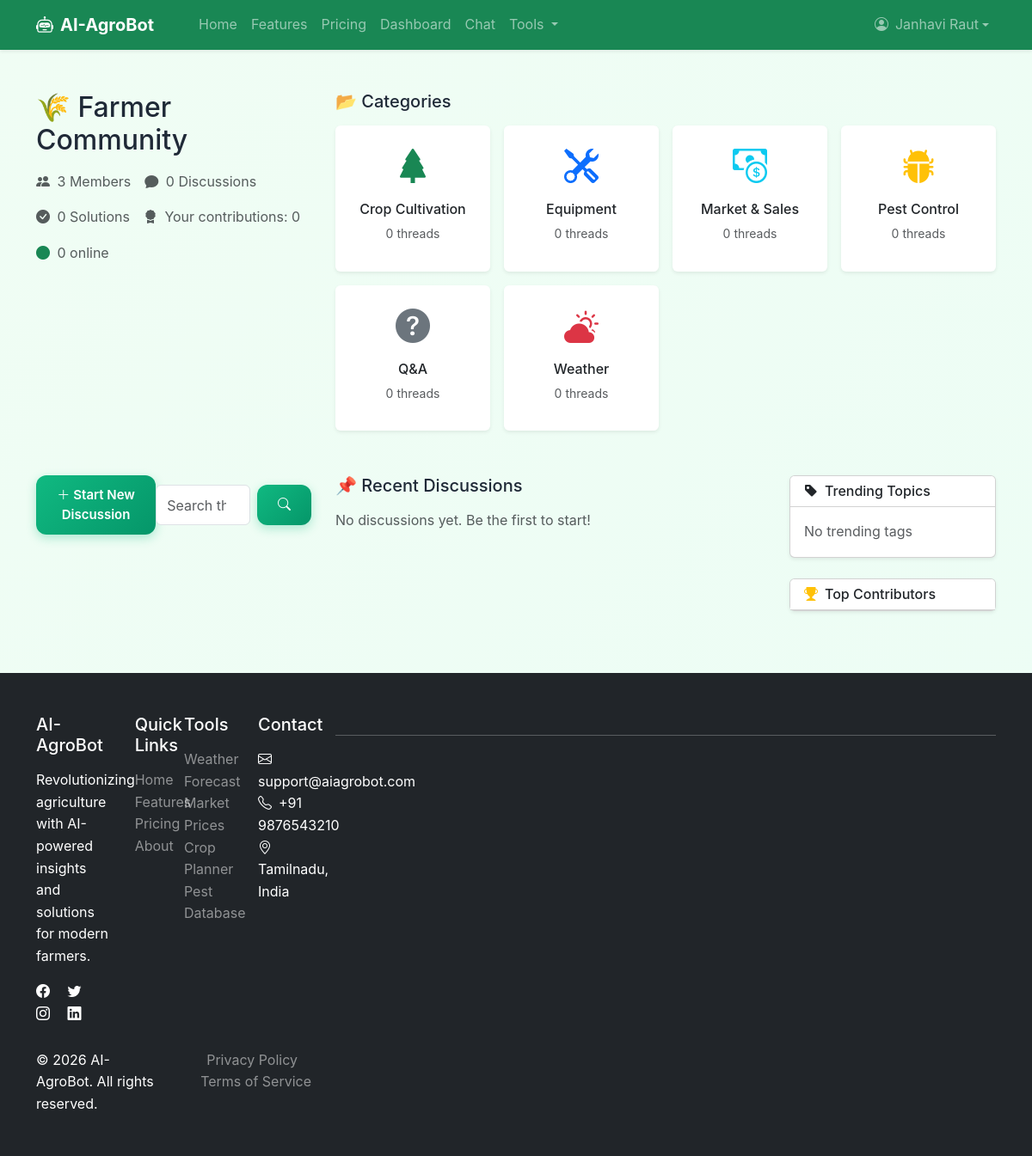
The app's page /community (signed in) with its own data.
### app.py (models this page shows, shortened)
class User(db.Model, UserMixin):
    __tablename__ = 'users'
    id = db.Column(db.Integer, primary_key=True)
    email = db.Column(db.String(120), unique=True, nullable=False)
    password = db.Column(db.String(200), nullable=False)
    name = db.Column(db.String(100), nullable=False)
    phone = db.Column(db.String(20), nullable=False)
    whatsapp = db.Column(db.String(20))
    dob = db.Column(db.Date)
    gender = db.Column(db.String(20))
    profile_picture = db.Column(db.String(200))
    farm_name = db.Column(db.String(100))
    farm_size = db.Column(db.String(100), nullable=False, default='1-5')
    primary_crop = db.Column(db.String(100), nullable=False, default='Rice')
    secondary_crops = db.Column(db.Text)
    soil_type = db.Column(db.String(50))
    irrigation_type = db.Column(db.String(50))
    region = db.Column(db.String(100), nullable=False, default='')
    district = db.Column(db.String(100))
    farm_address = db.Column(db.Text)
    experience_level = db.Column(db.String(50), nullable=False, default='beginner')
    preferred_language = db.Column(db.String(10), nullable=False, default='en')
    notify_weather = db.Column(db.Boolean, default=True)
    notify_pests = db.Column(db.Boolean, default=True)
    notify_market = db.Column(db.Boolean, default=True)
    notify_tips = db.Column(db.Boolean, default=True)
    interest_organic = db.Column(db.Boolean, default=False)
    interest_hydroponics = db.Column(db.Boolean, default=False)
    interest_precision = db.Column(db.Boolean, default=False)
    interest_dairy = db.Column(db.Boolean, default=False)
    interest_poultry = db.Column(db.Boolean, default=False)
    interest_fisheries = db.Column(db.Boolean, default=False)
    newsletter = db.Column(db.Boolean, default=True)
    share_data = db.Column(db.Boolean, default=False)
    referral_code = db.Column(db.String(50))
    points_balance = db.Column(db.Integer, default=0)
    is_active = db.Column(db.Boolean, default=True)
    is_verified = db.Column(db.Boolean, default=False)
    role = db.Column(db.String(20), default='farmer')
    created_at = db.Column(db.DateTime, default=lambda: datetime.now(timezone.utc))
    updated_at = db.Column(db.DateTime, default=lambda: datetime.now(timezone.utc),
                           onupdate=lambda: datetime.now(timezone.utc))
    last_login = db.Column(db.DateTime)
    email_verified_at = db.Column(db.DateTime)
    phone_verified_at = db.Column(db.DateTime)
    chats = db.relationship('ChatHistory', backref='user', lazy=True, cascade='all, delete-orphan')
    image_analyses = db.relationship('ImageAnalysis', backref='user', lazy=True, cascade='all, delete-orphan')
    activities = db.relationship('UserActivity', backref='user', lazy=True, cascade='all, delete-orphan')
    points = db.relationship('UserPoints', backref='user', lazy=True, cascade='all, delete-orphan')
    crop_plans = db.relationship('CropPlan', backref='user', lazy=True, cascade='all, delete-orphan')
    forum_threads = db.relationship('ForumThread', backref='user', lazy=True)
    forum_posts = db.relationship('ForumPost', backref='user', lazy=True)
    documents = db.relationship('Document', backref='user', lazy='dynamic')

class ForumCategory(db.Model):
    __tablename__ = 'forum_categories'
    id = db.Column(db.Integer, primary_key=True)
    name = db.Column(db.String(100), nullable=False)
    description = db.Column(db.String(255))
    icon = db.Column(db.String(50))
    color = db.Column(db.String(20))
    thread_count = db.Column(db.Integer, default=0)
    created_at = db.Column(db.DateTime, default=lambda: datetime.now(timezone.utc))
    threads = db.relationship('ForumThread', backref='category', lazy=True)

### app.py (the view)
@app.route('/community')
@login_required
def community_forum():
    categories = ForumCategory.query.order_by(ForumCategory.name).all()
    recent_threads = ForumThread.query.order_by(
        ForumThread.is_pinned.desc(),
        ForumThread.updated_at.desc()
    ).limit(10).all()
    total_members = User.query.count()
    online_members = User.query.filter(User.last_login >= datetime.now(timezone.utc) - timedelta(minutes=15)).count()
    total_discussions = ForumThread.query.count()
    total_solutions = ForumPost.query.filter_by(is_solution=True).count()
    user_contributions = ForumThread.query.filter_by(user_id=current_user.id).count() + \
                         ForumPost.query.filter_by(user_id=current_user.id).count()
    week_ago = datetime.now(timezone.utc) - timedelta(days=7)
    trending_tags = db.session.query(
        ForumTag.name,
        func.count(ForumThreadTag.thread_id).label('count')
    ).join(ForumThreadTag).join(ForumThread).filter(
        ForumThread.created_at >= week_ago
    ).group_by(ForumTag.id).order_by(desc('count')).limit(4).all()
    top_contributors = db.session.query(
        User,
        func.count(ForumPost.id).label('post_count')
    ).join(ForumPost).group_by(User.id).order_by(desc('post_count')).limit(5).all()
    return render_template('community.html',
                           categories=categories,
                           recent_threads=recent_threads,
                           total_members=total_members,
                           online_members=online_members,
                           total_discussions=total_discussions,
                           total_solutions=total_solutions,
                           user_contributions=user_contributions,
                           trending_tags=trending_tags,
                           top_contributors=top_contributors)

### templates/community.html (shortened to what this page needs)
{% extends "base.html" %}
{% block content %}
<div class="container mt-4">
    <div class="row mb-4">
        <div class="col-md-12">
            <h2 class="mb-3">🌾 Farmer Community</h2>
            <div class="d-flex flex-wrap gap-3 text-muted">
                <span><i class="bi bi-people-fill me-1"></i> {{ total_members }} Members</span>
                <span><i class="bi bi-chat-fill me-1"></i> {{ total_discussions }} Discussions</span>
                <span><i class="bi bi-check-circle-fill me-1"></i> {{ total_solutions }} Solutions</span>
                <span><i class="bi bi-award-fill me-1"></i> Your contributions: {{ user_contributions }}</span>
                <span><i class="bi bi-circle-fill text-success me-1"></i> {{ online_members }} online</span>
            </div>
        </div>
    </div>
    <div class="row mb-4">
        <div class="col-md-12">
            <h5 class="mb-3">📂 Categories</h5>
            <div class="row g-3">
                {% for cat in categories %}
                <div class="col-md-4 col-lg-3">
                    <div class="card h-100 border-0 shadow-sm">
                        <div class="card-body text-center">
                            <i class="bi {{ cat.icon }} fs-1 text-{{ cat.color }}"></i>
                            <h6 class="mt-2">{{ cat.name }}</h6>
                            <p class="small text-muted">{{ cat.thread_count }} threads</p>
                        </div>
                    </div>
                </div>
                {% endfor %}
            </div>
        </div>
    </div>
    <div class="d-flex justify-content-between align-items-center mb-4">
        <button class="btn btn-success" data-bs-toggle="modal" data-bs-target="#newThreadModal">
            <i class="bi bi-plus-lg me-1"></i>Start New Discussion
        </button>
        <form class="d-flex" action="{{ url_for('search_threads') }}" method="get">
            <input class="form-control me-2" type="search" name="q" placeholder="Search threads..." aria-label="Search">
            <button class="btn btn-outline-success" type="submit"><i class="bi bi-search"></i></button>
        </form>
    </div>
    <div class="row">
        <div class="col-lg-8">
            <h5 class="mb-3">📌 Recent Discussions</h5>
            {% for thread in recent_threads %}
            <div class="card mb-3 shadow-sm">
                <div class="card-body">
                    <div class="d-flex justify-content-between">
                        <h6>
                            {% if thread.is_pinned %}<i class="bi bi-pin-fill text-warning me-1"></i>{% endif %}
                            <a href="{{ url_for('view_thread', thread_id=thread.id) }}" class="text-decoration-none">
                                {{ thread.title }}
                            </a>
                        </h6>
                        <small class="text-muted">{{ thread.category.name }}</small>
                    </div>
                    <p class="text-muted small mb-2">{{ thread.content | truncate(150) }}</p>
                    <div class="d-flex justify-content-between align-items-center">
                        <div>
                            <span class="badge bg-light text-dark me-2"><i class="bi bi-person-circle me-1"></i>{{ thread.user.name }}</span>
                            <span class="badge bg-light text-dark me-2"><i class="bi bi-clock me-1"></i>{{ thread.created_at | timeago }}</span>
                            <span class="badge bg-light text-dark"><i class="bi bi-chat me-1"></i>{{ thread.posts|length }} replies</span>
                        </div>
                        <div>
                            <span class="badge bg-secondary"><i class="bi bi-eye me-1"></i>{{ thread.views }}</span>
                        </div>
                    </div>
                </div>
            </div>
            {% else %}
            <p class="text-muted">No discussions yet. Be the first to start!</p>
            {% endfor %}
        </div>
        <div class="col-lg-4">
            <div class="card shadow-sm mb-4">
                <div class="card-header bg-white">
                    <h6 class="mb-0"><i class="bi bi-tag-fill me-2"></i>Trending Topics</h6>
                </div>
                <div class="card-body">
                    {% for tag, count in trending_tags %}
                    <span class="badge bg-light text-dark me-2 mb-2 p-2">#{{ tag }} ({{ count }})</span>
                    {% else %}
                    <span class="text-muted">No trending tags</span>
                    {% endfor %}
                </div>
            </div>
            <div class="card shadow-sm">
                <div class="card-header bg-white">
                    <h6 class="mb-0"><i class="bi bi-trophy-fill me-2 text-warning"></i>Top Contributors</h6>
                </div>
            </div>
        </div>
    </div>
</div>
{% endblock %}

### templates/base.html (shortened to what this page needs)
<!DOCTYPE html>
<html lang="en" data-bs-theme="light">
<head>
    <link href="https://cdn.jsdelivr.net/npm/bootstrap@5.3.0/dist/css/bootstrap.min.css" rel="stylesheet">
    <link href="https://cdn.jsdelivr.net/npm/bootstrap-icons@1.10.0/font/bootstrap-icons.css" rel="stylesheet">
    <link rel="stylesheet" href="https://cdnjs.cloudflare.com/ajax/libs/animate.css/4.1.1/animate.min.css">
    <link rel="stylesheet" href="{{ url_for('static', filename='css/style.css') }}">
</head>
<body>
    <nav class="navbar navbar-expand-lg navbar-dark bg-success shadow-sm">
        <div class="container">
            <a class="navbar-brand d-flex align-items-center" href="{{ url_for('home') }}">
                <i class="bi bi-robot me-2"></i>
                <strong>AI-AgroBot</strong>
            </a>
            <div class="collapse navbar-collapse" id="navbarNav">
                <ul class="navbar-nav me-auto">
                    <li class="nav-item">
                        <a class="nav-link" href="{{ url_for('home') }}">Home</a>
                    </li>
                    <li class="nav-item">
                        <a class="nav-link" href="{{ url_for('features') }}">Features</a>
                    </li>
                    <li class="nav-item">
                        <a class="nav-link" href="{{ url_for('pricing') }}">Pricing</a>
                    </li>
                    {% if current_user.is_authenticated %}
                    <li class="nav-item">
                        <a class="nav-link" href="{{ url_for('dashboard') }}">Dashboard</a>
                    </li>
                    <li class="nav-item">
                        <a class="nav-link" href="{{ url_for('chat') }}">Chat</a>
                    </li>
                    <li class="nav-item dropdown">
                        <a class="nav-link dropdown-toggle" href="#" role="button" data-bs-toggle="dropdown">
                            Tools
                        </a>
                    </li>
                    {% endif %}
                </ul>
                <ul class="navbar-nav">
                    {% if current_user.is_authenticated %}
                    <li class="nav-item dropdown">
                        <a class="nav-link dropdown-toggle d-flex align-items-center" href="#" role="button" data-bs-toggle="dropdown">
                            {% if current_user.profile_picture %}
                            <img src="{{ url_for('uploaded_file', filename=current_user.profile_picture) }}"
                                 class="rounded-circle me-2" width="30" height="30" alt="Profile">
                            {% else %}
                            <i class="bi bi-person-circle me-2"></i>
                            {% endif %}
                            {{ current_user.name or 'Farmer' }}
                        </a>
                    </li>
                    {% endif %}
                </ul>
            </div>
        </div>
    </nav>
    <main class="py-4">
        {% block content %}{% endblock %}
    </main>
    <footer class="bg-dark text-white py-5 mt-5">
        <div class="container">
            <div class="row">
                <div class="col-md-4">
                    <h5 class="mb-3">AI-AgroBot</h5>
                    <p>Revolutionizing agriculture with AI-powered insights and solutions for modern farmers.</p>
                    <div class="social-icons">
                        <a href="#" class="text-white me-3"><i class="bi bi-facebook"></i></a>
                        <a href="#" class="text-white me-3"><i class="bi bi-twitter"></i></a>
                        <a href="#" class="text-white me-3"><i class="bi bi-instagram"></i></a>
                        <a href="#" class="text-white"><i class="bi bi-linkedin"></i></a>
                    </div>
                </div>
                <div class="col-md-2">
                    <h5 class="mb-3">Quick Links</h5>
                    <ul class="list-unstyled">
                        <li><a href="{{ url_for('home') }}" class="text-white-50 text-decoration-none">Home</a></li>
                        <li><a href="{{ url_for('features') }}" class="text-white-50 text-decoration-none">Features</a></li>
                        <li><a href="{{ url_for('pricing') }}" class="text-white-50 text-decoration-none">Pricing</a></li>
                        <li><a href="{{ url_for('about') }}" class="text-white-50 text-decoration-none">About</a></li>
                    </ul>
                </div>
                <div class="col-md-3">
                    <h5 class="mb-3">Tools</h5>
                    <ul class="list-unstyled">
                        <li><a href="{{ url_for('weather') }}" class="text-white-50 text-decoration-none">Weather Forecast</a></li>
                        <li><a href="{{ url_for('market_prices') }}" class="text-white-50 text-decoration-none">Market Prices</a></li>
                        <li><a href="{{ url_for('crop_planner') }}" class="text-white-50 text-decoration-none">Crop Planner</a></li>
                        <li><a href="{{ url_for('pest_database') }}" class="text-white-50 text-decoration-none">Pest Database</a></li>
                    </ul>
                </div>
                <div class="col-md-3">
                    <h5 class="mb-3">Contact</h5>
                    <ul class="list-unstyled">
                        <li><i class="bi bi-envelope me-2"></i>support@aiagrobot.com</li>
                        <li><i class="bi bi-telephone me-2"></i>+91 9876543210</li>
                        <li><i class="bi bi-geo-alt me-2"></i>Tamilnadu, India</li>
                    </ul>
                </div>
            </div>
            <hr class="my-4">
            <div class="row">
                <div class="col-md-6">
                    <p class="mb-0">&copy; 2026 AI-AgroBot. All rights reserved.</p>
                </div>
                <div class="col-md-6 text-end">
                    <a href="#" class="text-white-50 text-decoration-none me-3">Privacy Policy</a>
                    <a href="#" class="text-white-50 text-decoration-none">Terms of Service</a>
                </div>
            </div>
        </div>
    </footer>
</body>
</html>

### records on screen
User: name "Janhavi Raut"
ForumCategory: name "Crop Cultivation", thread_count "0"
ForumCategory: name "Equipment", thread_count "0"
ForumCategory: name "Market & Sales", thread_count "0"
ForumCategory: name "Pest Control", thread_count "0"
ForumCategory: name "Q&A", thread_count "0"
ForumCategory: name "Weather", thread_count "0"

### other values on screen
{{ total_members }} "3"
{{ total_discussions }} "0"
{{ total_solutions }} "0"
{{ user_contributions }} "0"
{{ online_members }} "0"
